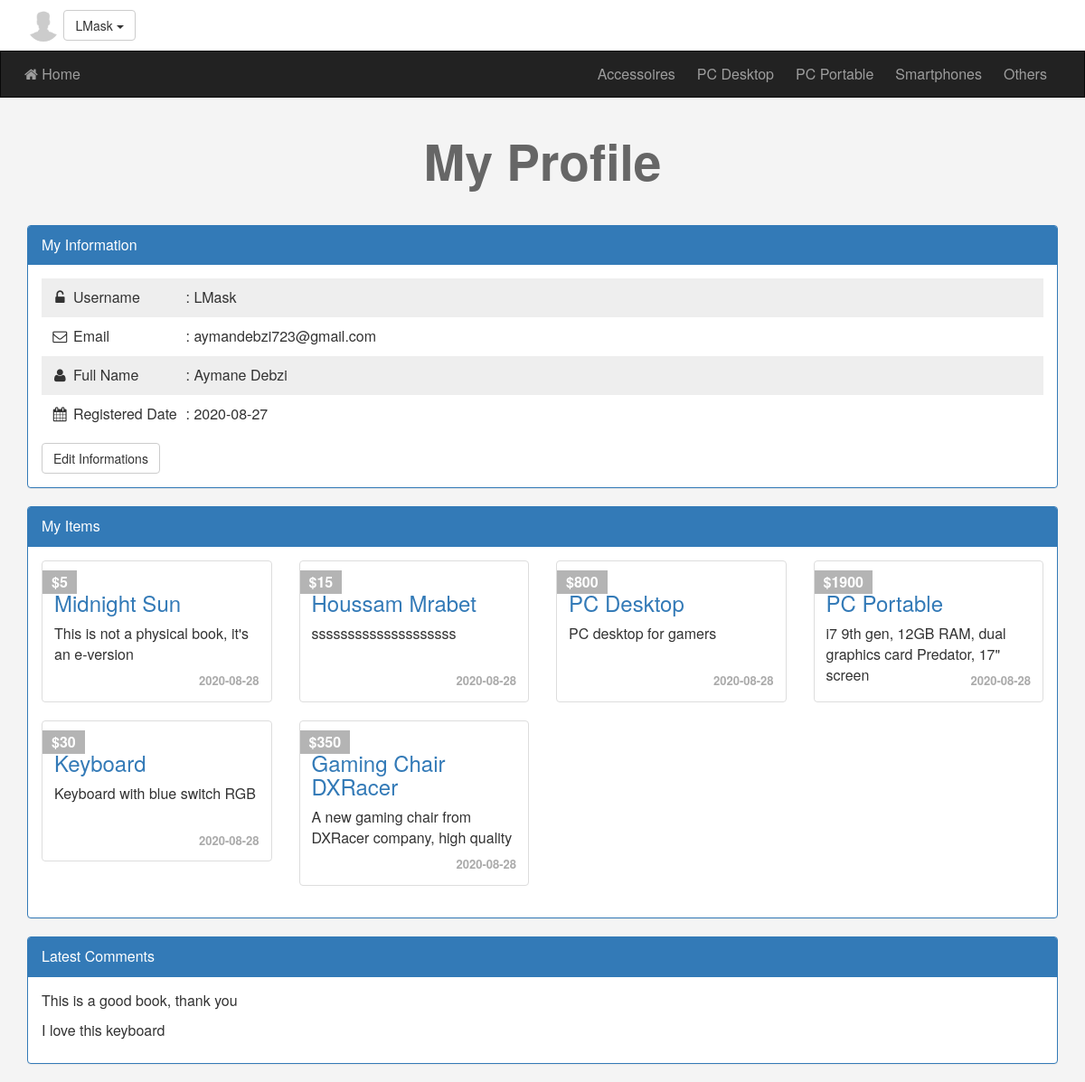
The page /Website/profile.php (signed in) on the database its author committed.
### tables this page shows
CREATE TABLE IF NOT EXISTS `categories` (
  `ID` int(11) NOT NULL AUTO_INCREMENT,
  `Name` varchar(255) NOT NULL,
  `Description` text NOT NULL,
  `parent` int(11) NOT NULL,
  `Ordering` int(11) DEFAULT NULL,
  `Visibility` tinyint(4) NOT NULL DEFAULT 0,
  `Allow_Comment` tinyint(4) NOT NULL DEFAULT 0,
  `Allow_Ads` tinyint(4) NOT NULL DEFAULT 0,
  PRIMARY KEY (`ID`),
  UNIQUE KEY `Name` (`Name`)
);

CREATE TABLE IF NOT EXISTS `users` (
  `UserID` int(11) NOT NULL AUTO_INCREMENT COMMENT 'To Identify User',
  `Username` varchar(255) NOT NULL COMMENT 'Username To Login',
  `Password` varchar(255) NOT NULL COMMENT 'Password To Login',
  `Email` varchar(255) NOT NULL,
  `FullName` varchar(255) NOT NULL,
  `GroupID` int(11) NOT NULL DEFAULT 0 COMMENT 'Identify User Group',
  `TrustStatus` int(11) NOT NULL DEFAULT 0 COMMENT 'Seller Rank',
  `RegStatus` int(11) NOT NULL DEFAULT 0 COMMENT 'User Approval',
  `Date` date NOT NULL,
  `avatar` varchar(255) NOT NULL,
  PRIMARY KEY (`UserID`),
  UNIQUE KEY `Username` (`Username`)
);

CREATE TABLE IF NOT EXISTS `items` (
  `Item_ID` int(11) NOT NULL AUTO_INCREMENT,
  `Name` varchar(255) NOT NULL,
  `Description` text NOT NULL,
  `Price` varchar(255) NOT NULL,
  `Add_Date` date NOT NULL,
  `Country_Made` varchar(255) NOT NULL,
  `Status` varchar(255) NOT NULL,
  `Rating` smallint(6) NOT NULL,
  `Approve` tinyint(4) NOT NULL DEFAULT 0,
  `Cat_ID` int(11) NOT NULL,
  `Member_ID` int(11) NOT NULL,
  `picture` varchar(255) NOT NULL,
  `contact` varchar(255) NOT NULL,
  PRIMARY KEY (`Item_ID`),
  KEY `member_1` (`Member_ID`),
  KEY `cat_1` (`Cat_ID`),
  CONSTRAINT `cat_1` FOREIGN KEY (`Cat_ID`) REFERENCES `categories` (`ID`) ON DELETE CASCADE ON UPDATE CASCADE,
  CONSTRAINT `member_1` FOREIGN KEY (`Member_ID`) REFERENCES `users` (`UserID`) ON DELETE CASCADE ON UPDATE CASCADE
);

CREATE TABLE IF NOT EXISTS `comments` (
  `c_id` int(11) NOT NULL AUTO_INCREMENT,
  `comment` text NOT NULL,
  `status` tinyint(4) NOT NULL,
  `comment_date` date NOT NULL,
  `item_id` int(11) NOT NULL,
  `user_id` int(11) NOT NULL,
  PRIMARY KEY (`c_id`),
  KEY `items_comment` (`item_id`),
  KEY `comment_user` (`user_id`),
  CONSTRAINT `comment_user` FOREIGN KEY (`user_id`) REFERENCES `users` (`UserID`) ON DELETE CASCADE ON UPDATE CASCADE,
  CONSTRAINT `items_comment` FOREIGN KEY (`item_id`) REFERENCES `items` (`Item_ID`) ON DELETE CASCADE ON UPDATE CASCADE
);

### Website/init.php (called while the page is built, shortened)
<?php
	include 'admin/connect.php';
	$sessionUser = '';
	if (isset($_SESSION['user'])) {
		$sessionUser = $_SESSION['user'];
	}
	$tpl 	= 'includes/templates/';
	$func	= 'includes/functions/';
	$css 	= 'layout/css/';
	include $func . 'functions.php';
	include $tpl . 'header.php';

### Website/includes/functions/functions.php (called while the page is built, shortened)
<?php
	function getAllFrom($field, $table, $where = NULL, $and = NULL, $orderfield, $ordering = "DESC") {
		global $con;
		$getAll = $con->prepare("SELECT $field FROM $table $where $and ORDER BY $orderfield $ordering");
		$getAll->execute();
		$all = $getAll->fetchAll();
		return $all;
	}

### Website/profile.php (the view, shortened to what this page needs)
<?php
	include 'init.php';
	if (isset($_SESSION['user'])) {
		$getUser = $con->prepare("SELECT * FROM users WHERE Username = ?");
		$getUser->execute(array($sessionUser));
		$info = $getUser->fetch();
		$userid = $info['UserID'];
?>
<h1 class="text-center">My Profile</h1>
<div class="information block">
	<div class="container">
		<div class="panel panel-primary">
			<div class="panel-heading">My Information</div>
			<div class="panel-body">
				<ul class="list-unstyled">
					<li>
						<i class="fa fa-unlock-alt fa-fw"></i>
						<span>Username</span> : <?php echo $info['Username'] ?>
					</li>
					<li>
						<i class="fa fa-envelope-o fa-fw"></i>
						<span>Email</span> : <?php echo $info['Email'] ?>
					</li>
					<li>
						<i class="fa fa-user fa-fw"></i>
						<span>Full Name</span> : <?php echo $info['FullName'] ?>
					</li>
					<li>
						<i class="fa fa-calendar fa-fw"></i>
						<span>Registered Date</span> : <?php echo $info['Date'] ?>
					</li>
				</ul>
				<a href="editProfil.php" class="btn btn-default">Edit Informations</a>
			</div>
		</div>
	</div>
</div>
<div id="my-ads" class="my-ads block">
	<div class="container">
		<div class="panel panel-primary">
			<div class="panel-heading">My Items</div>
			<div class="panel-body">
			<?php
				$myItems = getAllFrom("*", "items", "where Member_ID = $userid", "", "Item_ID");
				if (! empty($myItems)) {
					echo '<div class="row">';
					foreach ($myItems as $item) {
						echo '<div class="col-sm-6 col-md-3">';
							echo '<div class="thumbnail item-box">';
								echo '<span class="price-tag">$' . $item['Price'] . '</span>';
								echo '<div class="caption">';
									echo '<h3><a href="items.php?itemid='. $item['Item_ID'] .'">' . $item['Name'] .'</a></h3>';
									echo '<p>' . $item['Description'] . '</p>';
									echo '<div class="date">' . $item['Add_Date'] . '</div>';
								echo '</div>';
							echo '</div>';
						echo '</div>';
					}
					echo '</div>';
				} else {
					echo 'Sorry There is No Items To Show, Create <a href="newad.php">New Item</a>';
				}
			?>
			</div>
		</div>
	</div>
</div>
<div class="my-comments block">
	<div class="container">
		<div class="panel panel-primary">
			<div class="panel-heading">Latest Comments</div>
			<div class="panel-body">
			<?php
				$myComments = getAllFrom("comment", "comments", "where user_id = $userid", "", "c_id");
				if (! empty($myComments)) {
					foreach ($myComments as $comment) {
						echo '<p>' . $comment['comment'] . '</p>';
					}
				} else {
					echo 'There\'s No Comments to Show';
				}
			?>
			</div>
		</div>
	</div>
</div>
<?php
	} else {
		header('Location: login.php');
		exit();
	}
	include $tpl . 'footer.php';
?>

### Website/includes/templates/header.php (shortened to what this page needs)
<!DOCTYPE html>
<html>
	<head>
		<link rel="stylesheet" href="<?php echo $css ?>bootstrap.min.css" />
		<link rel="stylesheet" href="<?php echo $css ?>font-awesome.min.css" />
		<link rel="stylesheet" href="<?php echo $css ?>jquery-ui.css" />
		<link rel="stylesheet" href="<?php echo $css ?>jquery.selectBoxIt.css" />
		<link rel="stylesheet" href="<?php echo $css ?>front.css" />
	</head>
	<body>
	<div class="upper-bar">
		<div class="container">
			<?php
				if (isset($_SESSION['user'])) {
			?>
				<img class="my-image img-circle" src="admin/uploads/default.png" alt="" />
				<div class="btn-group my-info">
					<span class="btn btn-default dropdown-toggle" data-toggle="dropdown">
						<?php echo $sessionUser ?>
						<span class="caret"></span>
					</span>
				</div>
				<?php
				} else {
			?>
			<a href="login.php">
				<span class="pull-right">Login/Signup</span>
			</a>
			<?php } ?>
		</div>
	</div>
	<nav class="navbar navbar-inverse">
	  <div class="container">
	    <div class="navbar-header">
	      <a class="navbar-brand" href="index.php"><i class="fa fa-home" aria-hidden="true"></i> Home</a>
	    </div>
	    <div class="collapse navbar-collapse" id="app-nav">
	      <ul class="nav navbar-nav navbar-right">
	      <?php
	      	$allCats = getAllFrom("*", "categories", "where parent = 0", "", "ID", "ASC");
			foreach ($allCats as $cat) {
				echo
				'<li>
					<a href="categories.php?pageid=' . $cat['ID'] . '">
						' . $cat['Name'] . '
					</a>
				</li>';
			}
	      ?>
	      </ul>
	    </div>
	  </div>
	</nav>

### Website/includes/templates/footer.php (shortened to what this page needs)
	</body>
</html>

### Website/layout/css/front.css (style rules this page uses)
body { background-color: #F4F4F4; font-size: 16px; }
h1 { font-size: 55px; margin: 40px 0; font-weight: bold; color: #666; }
.navbar { border-radius: 0; margin-bottom: 0; }
.nav > li > a, .navbar-brand { padding: 15px 12px; }
.navbar-brand { font-size: 1em; }
.upper-bar { padding: 10px; background-color: #FFF }
.my-image { width: 36px; height: 36px; }
.item-box { position: relative; }
.item-box .price-tag { background-color: #B4B4B4; padding: 2px 10px; position: absolute; left: 0; top: 10px; font-weight: bold; color: #FFF; }
.item-box .caption p { height: 44px; max-height: 44px; }
.information { margin-top: 20px }
.information ul { padding: 0; margin: 0; }
.information ul li { padding: 10px; }
.information ul li:nth-child(odd) { background-color: #EEE; }
.information ul li span { display: inline-block; width: 120px; }
.thumbnail .date { text-align: right; font-size: 13px; color: #AAA; font-weight: bold; }
.information .btn { margin-top: 10px; }

### rows shown on the page
categories: Name "Accessoires"
categories: Name "PC Desktop"
categories: Name "PC Portable"
categories: Name "Smartphones"
categories: Name "Others"
users: Username "LMask", Email "aymandebzi723@gmail.com", FullName "Aymane Debzi", Date "2020-08-27"
items: Price "5", Name "Midnight Sun", Description "This is not a physical book, it's an e-version", Add_Date "2020-08-28"
items: Price "15", Name "Houssam Mrabet", Description "ssssssssssssssssssss", Add_Date "2020-08-28"
items: Price "800", Name "PC Desktop", Description "PC desktop for gamers", Add_Date "2020-08-28"
items: Price "1900", Name "PC Portable", Description "i7 9th gen, 12GB RAM, dual graphics card Predator, 17\" screen", Add_Date "2020-08-28"
items: Price "30", Name "Keyboard", Description "Keyboard with blue switch RGB", Add_Date "2020-08-28"
items: Price "350", Name "Gaming Chair DXRacer", Description "A new gaming chair from DXRacer company, high quality", Add_Date "2020-08-28"
comments: comment "This is a good book, thank you"
comments: comment "I love this keyboard"

### other values the page prints
$sessionUser "LMask"
